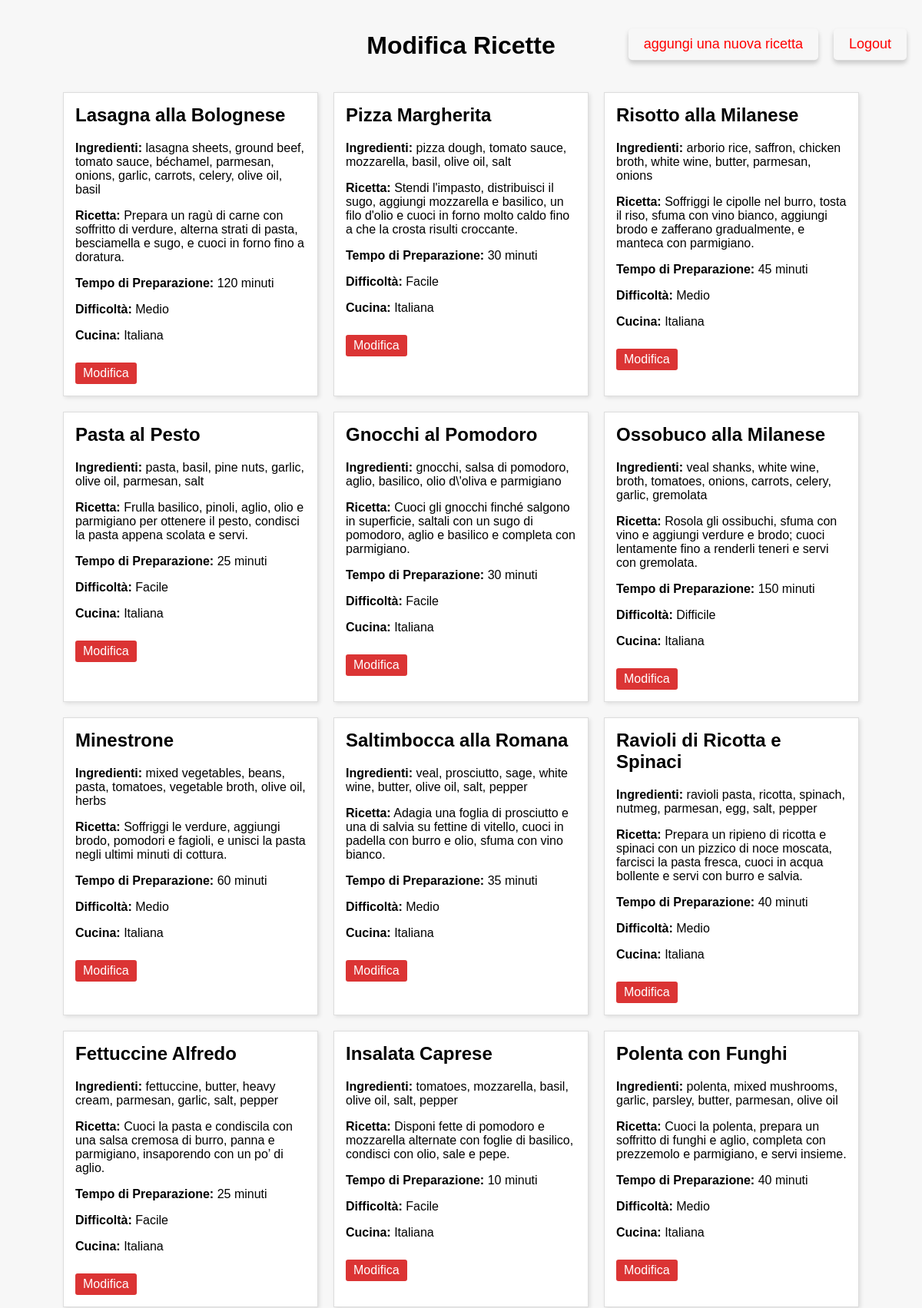
The app's page /app/account/account.php (signed in, upper part) with its own data.
### tables this page shows
CREATE TABLE `ricette` (
  `id` int NOT NULL,
  `titolo` varchar(255) NOT NULL,
  `ingredienti` text NOT NULL,
  `ricetta` text NOT NULL,
  `tempo_preparazione` int DEFAULT NULL,
  `difficolta` enum('Facile','Medio','Difficile') DEFAULT 'Facile',
  `cucina` varchar(50) DEFAULT 'Italiana'
);

### app/account/account.php (the view, shortened to what this page needs)
<?php
include '../api/connect.php';
try {
    $query1 = "SELECT id, titolo, ingredienti, ricetta, tempo_preparazione, difficolta, cucina FROM ricette";
    $result1 = $conn->query($query1);
    $ricette = [];
    while ($row = $result1->fetch_assoc()) {
        $row['tabella'] = 'ricette';
        $ricette[] = $row;
    }
    $query2 = "SELECT id, titolo, regione, difficolta, descrizione FROM ricette_regione";
    $result2 = $conn->query($query2);
    $ricette_regione = [];
    while ($row = $result2->fetch_assoc()) {
        $row['tabella'] = 'ricette_regione';
        $ricette_regione[] = $row;
    }
    $recipes = array_merge($ricette, $ricette_regione);
} catch (Exception $e) {
    die("Errore di connessione: " . $e->getMessage());
}
?>
<!DOCTYPE html>
<html lang="it">
<head>
    <link rel="stylesheet" href="../css/account.css">
</head>
<body>
<div class="header_account">
    <h1> Modifica Ricette</h1>
    <div >
    <a href="../account/inserisci_ricetta.php">aggungi una nuova ricetta</a>
    <a href="../index.php">Logout</a>
    </div>
</div>
    <div id="recipes-container">
        <?php if (!empty($recipes)): ?>
            <?php foreach ($recipes as $recipe): ?>
                <div class="recipe-box">
                    <h2><?php echo htmlspecialchars($recipe['titolo']); ?></h2>
                    <?php if ($recipe['tabella'] == 'ricette'): ?>
                        <p><strong>Ingredienti:</strong> <?php echo nl2br(htmlspecialchars($recipe['ingredienti'])); ?></p>
                        <p><strong>Ricetta:</strong> <?php echo nl2br(htmlspecialchars($recipe['ricetta'])); ?></p>
                        <p><strong>Tempo di Preparazione:</strong> <?php echo htmlspecialchars($recipe['tempo_preparazione']); ?> minuti</p>
                        <p><strong>Difficoltà:</strong> <?php echo htmlspecialchars($recipe['difficolta']); ?></p>
                        <p><strong>Cucina:</strong> <?php echo htmlspecialchars($recipe['cucina']); ?></p>
                    <?php else: ?>
                        <p><strong>Regione:</strong> <?php echo htmlspecialchars($recipe['regione']); ?></p>
                        <p><strong>Difficoltà:</strong> <?php echo htmlspecialchars($recipe['difficolta']); ?></p>
                        <p><strong>Descrizione:</strong> <?php echo nl2br(htmlspecialchars($recipe['descrizione'])); ?></p>
                    <?php endif; ?>
                    <a class="modify-btn" href="modifica_ricetta.php?id=<?php echo $recipe['id']; ?>&tabella=<?php echo $recipe['tabella']; ?>">Modifica</a>
                </div>
            <?php endforeach; ?>
        <?php else: ?>
            <p>Nessuna ricetta trovata.</p>
        <?php endif; ?>
    </div>
</body>
</html>

### app/css/account.css (style rules this page uses)
body { font-family: Arial, sans-serif; margin: 20px; background-color: #f7f7f7; }
h1 { text-align: center; }
#recipes-container { display: flex; flex-wrap: wrap; justify-content: center; gap: 20px; }
.recipe-box { background-color: #fff; border: 1px solid #ddd; padding: 15px; width: 300px; box-shadow: 2px 2px 5px rgba(0,0,0,0.1); position: relative; }
.recipe-box h2 { margin-top: 0; }
.modify-btn { display: inline-block; margin-top: 10px; padding: 5px 10px; background-color: #db3434; color: #fff; text-decoration: none; border-radius: 3px; }
.header_account { position: relative; width: 100%; height: 100px; }
.header_account h1 { width: fit-content; position: absolute; left:50%; transform: translateX(-50%); }
.header_account a { display: block; width: fit-content; background-color: var(--main-color); color: red; border: none; padding: 10px 20px; font-size: 18px; cursor: pointer; border-radius: 5px; transition: background-color 0.3s, transform 0.3s ease-in-out; box-shadow: 0px 4px 6px rgba(0, 0, 0, 0.2); text-decoration: none; }
.header_account div { display: flex; justify-content: space-between; align-items: center; position: absolute; right: 0%; top: 50%; transform: translateY(-80%); gap: 20px; }

### records on screen
ricette: titolo "Lasagna alla Bolognese", ingredienti "lasagna sheets, ground beef, tomato sauce, béchamel, parmesan, onions, garlic, carrots, celery, olive oil, basil", ricetta "Prepara un ragù di carne con soffritto di verdure, alterna strati di pasta, besciamella e sugo, e cuoci in forno fino a doratura.", tempo_preparazione "120", difficolta "Medio", cucina "Italiana"
ricette: titolo "Pizza Margherita", ingredienti "pizza dough, tomato sauce, mozzarella, basil, olive oil, salt", ricetta "Stendi l'impasto, distribuisci il sugo, aggiungi mozzarella e basilico, un filo d'olio e cuoci in forno molto caldo fino a che la crosta risulti croccante.", tempo_preparazione "30", difficolta "Facile", cucina "Italiana"
ricette: titolo "Risotto alla Milanese", ingredienti "arborio rice, saffron, chicken broth, white wine, butter, parmesan, onions", ricetta "Soffriggi le cipolle nel burro, tosta il riso, sfuma con vino bianco, aggiungi brodo e zafferano gradualmente, e manteca con parmigiano.", tempo_preparazione "45", difficolta "Medio", cucina "Italiana"
ricette: titolo "Pasta al Pesto", ingredienti "pasta, basil, pine nuts, garlic, olive oil, parmesan, salt", ricetta "Frulla basilico, pinoli, aglio, olio e parmigiano per ottenere il pesto, condisci la pasta appena scolata e servi.", tempo_preparazione "25", difficolta "Facile", cucina "Italiana"
ricette: titolo "Gnocchi al Pomodoro", ingredienti "gnocchi, salsa di pomodoro, aglio, basilico, olio d\\'oliva e parmigiano", ricetta "Cuoci gli gnocchi finché salgono in superficie, saltali con un sugo di pomodoro, aglio e basilico e completa con parmigiano.", tempo_preparazione "30", difficolta "Facile", cucina "Italiana"
ricette: titolo "Ossobuco alla Milanese", ingredienti "veal shanks, white wine, broth, tomatoes, onions, carrots, celery, garlic, gremolata", ricetta "Rosola gli ossibuchi, sfuma con vino e aggiungi verdure e brodo; cuoci lentamente fino a renderli teneri e servi con gremolata.", tempo_preparazione "150", difficolta "Difficile", cucina "Italiana"
ricette: titolo "Minestrone", ingredienti "mixed vegetables, beans, pasta, tomatoes, vegetable broth, olive oil, herbs", ricetta "Soffriggi le verdure, aggiungi brodo, pomodori e fagioli, e unisci la pasta negli ultimi minuti di cottura.", tempo_preparazione "60", difficolta "Medio", cucina "Italiana"
ricette: titolo "Saltimbocca alla Romana", ingredienti "veal, prosciutto, sage, white wine, butter, olive oil, salt, pepper", ricetta "Adagia una foglia di prosciutto e una di salvia su fettine di vitello, cuoci in padella con burro e olio, sfuma con vino bianco.", tempo_preparazione "35", difficolta "Medio", cucina "Italiana"
ricette: titolo "Ravioli di Ricotta e Spinaci", ingredienti "ravioli pasta, ricotta, spinach, nutmeg, parmesan, egg, salt, pepper", ricetta "Prepara un ripieno di ricotta e spinaci con un pizzico di noce moscata, farcisci la pasta fresca, cuoci in acqua bollente e servi con burro e salvia.", tempo_preparazione "40", difficolta "Medio", cucina "Italiana"
ricette: titolo "Fettuccine Alfredo", ingredienti "fettuccine, butter, heavy cream, parmesan, garlic, salt, pepper", ricetta "Cuoci la pasta e condiscila con una salsa cremosa di burro, panna e parmigiano, insaporendo con un po’ di aglio.", tempo_preparazione "25", difficolta "Facile", cucina "Italiana"
ricette: titolo "Insalata Caprese", ingredienti "tomatoes, mozzarella, basil, olive oil, salt, pepper", ricetta "Disponi fette di pomodoro e mozzarella alternate con foglie di basilico, condisci con olio, sale e pepe.", tempo_preparazione "10", difficolta "Facile", cucina "Italiana"
ricette: titolo "Polenta con Funghi", ingredienti "polenta, mixed mushrooms, garlic, parsley, butter, parmesan, olive oil", ricetta "Cuoci la polenta, prepara un soffritto di funghi e aglio, completa con prezzemolo e parmigiano, e servi insieme.", tempo_preparazione "40", difficolta "Medio", cucina "Italiana"
